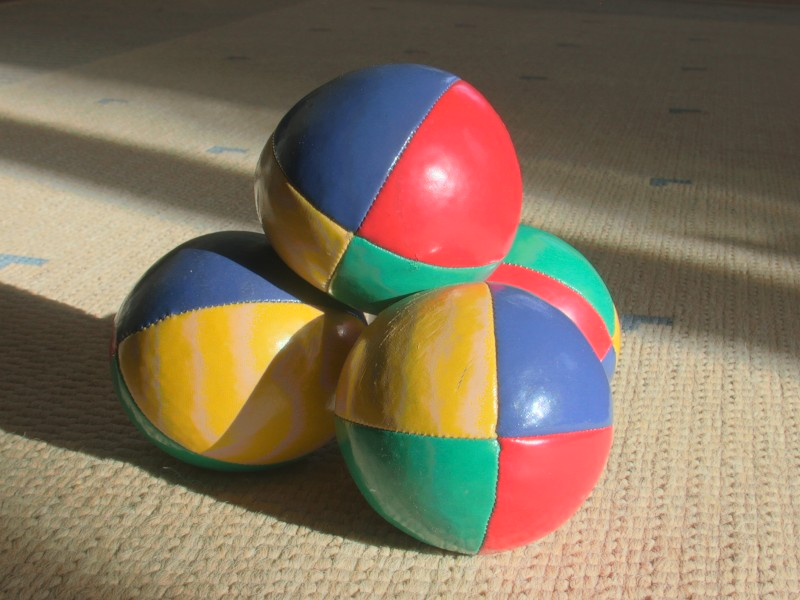
#> input picture sample.jpg, 800 x 600 px, found by its file name
$ python 5.py
#> lines starting #> are read from the running program, lines starting #| are printed output that depends on the picture
import cv2
import matplotlib.pyplot as plt

def analyze_histogram(image_path):
    image = cv2.imread(image_path)
#> image is the input picture: shape (600, 800, 3); mean B, G, R 93.5, 114.7, 130.9
    color_channels = ('b', 'g', 'r')
    plt.figure(figsize=(10,5))
    for i, color in enumerate(color_channels):
        hist = cv2.calcHist([image], [i], None, [256], [0,256])
        plt.plot(hist, color=color, label=f"{color.upper()} Channel")
        plt.xlim([0,256])
    plt.title("Color Histogram Analysis")
    plt.xlabel("Pixel Intensity")
    plt.ylabel("Frequency")
    plt.legend()
    plt.show()
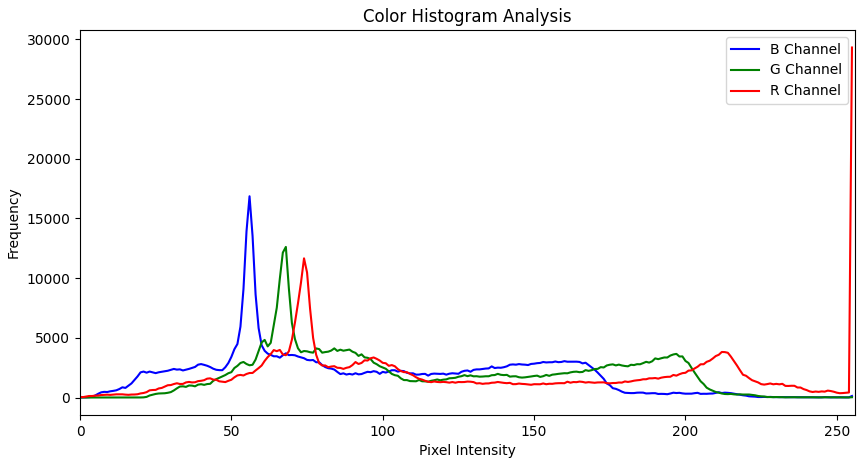
#> figure drawn by matplotlib, 1 panel; curve peaks at x = 56, y = 16855; curve peaks at x = 68, y = 12612; curve peaks at x = 255, y = 29315

analyze_histogram(r"D:\College\Year 2\CV_ITA0505\Practical\Programs\sample.jpg")
